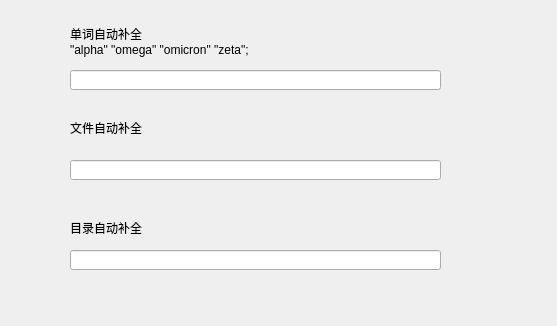
<?xml version="1.0" encoding="UTF-8"?>
<ui version="4.0">
 <class>Widget</class>
 <widget class="QWidget" name="Widget">
  <property name="geometry">
   <rect>
    <x>0</x>
    <y>0</y>
    <width>557</width>
    <height>326</height>
   </rect>
  </property>
  <property name="windowTitle">
   <string>Widget</string>
  </property>
  <widget class="QLineEdit" name="lineEdit">
   <property name="geometry">
    <rect>
     <x>70</x>
     <y>70</y>
     <width>371</width>
     <height>20</height>
    </rect>
   </property>
  </widget>
  <widget class="QLabel" name="label">
   <property name="geometry">
    <rect>
     <x>70</x>
     <y>20</y>
     <width>321</width>
     <height>41</height>
    </rect>
   </property>
   <property name="text">
    <string>单词自动补全
&quot;alpha&quot; &quot;omega&quot; &quot;omicron&quot; &quot;zeta&quot;;</string>
   </property>
  </widget>
  <widget class="QLineEdit" name="fileLineEdit">
   <property name="geometry">
    <rect>
     <x>70</x>
     <y>160</y>
     <width>371</width>
     <height>20</height>
    </rect>
   </property>
  </widget>
  <widget class="QLineEdit" name="dirLineEdit">
   <property name="geometry">
    <rect>
     <x>70</x>
     <y>250</y>
     <width>371</width>
     <height>20</height>
    </rect>
   </property>
  </widget>
  <widget class="QLabel" name="label_2">
   <property name="geometry">
    <rect>
     <x>70</x>
     <y>120</y>
     <width>131</width>
     <height>16</height>
    </rect>
   </property>
   <property name="text">
    <string>文件自动补全</string>
   </property>
  </widget>
  <widget class="QLabel" name="label_3">
   <property name="geometry">
    <rect>
     <x>70</x>
     <y>220</y>
     <width>111</width>
     <height>16</height>
    </rect>
   </property>
   <property name="text">
    <string>目录自动补全</string>
   </property>
  </widget>
 </widget>
 <resources/>
 <connections/>
</ui>
